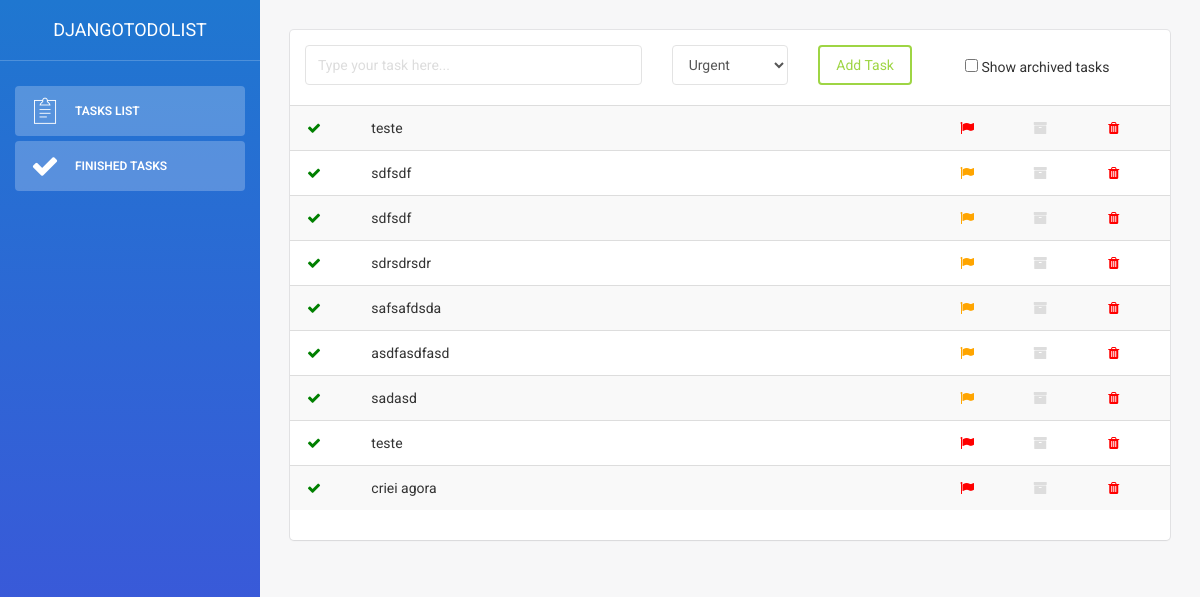
The page /?finished=True on the database its author committed.
### tasks/models.py (models this page shows, shortened)
class BaseModel(models.Model):
    date_created = models.DateTimeField(auto_now_add=True, null=True)
    last_updated = models.DateTimeField(auto_now=True, null=True)
    class Meta:
        abstract = True

class Tasks(BaseModel):
    URGENT = 1
    MEDIUM = 2
    LIGHT = 3
    LABEL_CHOICES = (
        (URGENT, 'Urgent'),
        (MEDIUM, 'Medium'),
        (LIGHT, 'Light'),
    )
    title = models.CharField(max_length=255)
    completed = models.BooleanField(default=False)
    description = models.TextField(null=True, blank=True)
    deadline_date = models.DateField(null=True, blank=True)
    order_priority = models.PositiveIntegerField(
        default=None, null=True, blank=True)
    label = models.PositiveSmallIntegerField(
        default=MEDIUM, choices=LABEL_CHOICES)
    archived = models.BooleanField(default=False)

### tasks/views.py (the view)
# urls.py: url(r'^$', views.list_tasks, name='home'),
@csrf_exempt
def list_tasks(request):
    show_archived = request.GET.get('showArchived', False)
    finished_tasks = request.GET.get('finished', False)
    if show_archived:
        all_tasks = Tasks.objects.filter(
            completed=False).order_by('label')
    elif finished_tasks:
        all_tasks = Tasks.objects.filter(
            completed=True)
    else:
        all_tasks = Tasks.objects.filter(
            completed=False, archived=show_archived).order_by('label')
    data_to_render = {
        'tasks': all_tasks,
    }
    return render(
        request, 'tasks.html', data_to_render)

### templates/tasks.html (shortened to what this page needs)
<!doctype html>
<html lang="en">
<head>
    {% load static %}
    <link href="{% static "css/bootstrap.min.css" %}" rel="stylesheet" />
    <link href="{% static "css/animate.min.css" %}" rel="stylesheet"/>
    <link href="{% static "css/light-bootstrap-dashboard.css" %}" rel="stylesheet"/>
    <link href="http://maxcdn.bootstrapcdn.com/font-awesome/4.2.0/css/font-awesome.min.css" rel="stylesheet">
    <link href="{% static "css/pe-icon-7-stroke.css" %}" rel="stylesheet" />
</head>
<body>
<div class="wrapper">
    <div class="sidebar" data-color="blue">
    	<div class="sidebar-wrapper">
            <div class="logo">
                <a href="http://www.github.com/lucasvieiramay" class="simple-text" target="_blank">
                    DjangoTodoList
                </a>
            </div>
            <ul class="nav">
                <li class="active">
                    <a href="/">
                        <i class="pe-7s-note2"></i>
                        <p>Tasks List</p>
                    </a>
                    <a href="/?finished=True">
                        <i class="fa fa-check"></i>
                        <p>Finished Tasks</p>
                    </a>
                </li>
            </ul>
    	</div>
    </div>
    <div class="main-panel">
        <div class="content">
            <div class="container-fluid">
                <div class="row">
                    <div class="col-md-12">
                        {% block content %}
                        <div class="card">
                            <div class="content table-responsive table-full-width">
                                <table class="table table-hover table-striped">
                                    <form method="POST" action="/create/" onsubmit="return validTask()">
                                        <thead>
                                            <tr>
                                                <div class="col-md-5">
                                                    <input class="form-control" maxlength="255" type="text" name="title" id="title" placeholder="Type your task here...">
                                                </div>
                                                <div class="col-md-2">
                                                    <select id="" name="label" id="label" class="form-control">
                                                        <option value="1"> Urgent </option>
                                                    </select>
                                                </div>
                                                <div class="col-md-2">
                                                    <button class="btn btn-success" type="submit">Add Task</button>
                                                </div>
                                                <div class="col-md-3" style="margin-top:10px;">
                                                    <input
                                                        onclick="showArchivedTasks()"
                                                        type="checkbox"
                                                        name="show_archived"
                                                        id="show_archived">
                                                            Show archived tasks
                                                </div>
                                            </tr>
                                            <br/>
                                            <br/>
                                            <br/>
                                        </thead>
                                    </form>
                                    <tbody>
                                        {% if tasks %}
                                            {% for task in tasks %}
                                                <tr class="segmentListItem" draggable="true">
                                                    <td class="col-md-1" onclick="completeTask({{task.pk}})" data-toggle="tooltip" title="Mark as Done">
                                                        <div style="cursor:pointer;">
                                                            <i style="color: green;" class="fa fa-check" aria-hidden="true"></i>
                                                        </div>
                                                    </td>
                                                        <td onclick="openModal(
                                                                {{task.id}}, '{{task.title}}'
                                                            )"
                                                            class="col-md-8"
                                                            data-toggle="tooltip"
                                                            title="Title">
                                                            <div style="cursor:pointer;">
                                                                {{task.title}}
                                                            </div>
                                                        </td>
                                                    {% if task.label == 1 %}
                                                        <td class="col-md-1" data-toggle="tooltip" title="Priority">
                                                            <i style="color: red;" class="fa fa-flag" aria-hidden="true"></i>
                                                        </td>
                                                    {% elif task.label == 2 %}
                                                        <td class="col-md-1" data-toggle="tooltip" title="Priority">
                                                            <i style="color: orange;" class="fa fa-flag" aria-hidden="true"></i>
                                                        </td>
                                                    {% else %}
                                                        <td class="col-md-1" data-toggle="tooltip" title="Priority">
                                                            <i style="color: green;" class="fa fa-flag" aria-hidden="true"></i>
                                                        </td>
                                                    {% endif %}
                                                    <td class="col-md-1" onclick="archiveTask({{task.pk}})" data-toggle="tooltip" title="Archive">
                                                        <div style="cursor:pointer;">
                                                            {% if task.archived %}
                                                                <i style="color: orange;" class="fa fa-archive" aria-hidden="true"></i>
                                                            {% else %}
                                                                <i style="color: #dddddd;" class="fa fa-archive" aria-hidden="true"></i>
                                                            {% endif %}
                                                        </div>
                                                    </td>
                                                    <td class="col-md-1" onclick="deleteTask({{task.pk}})" data-toggle="tooltip" title="Delete">
                                                        <div style="cursor:pointer;">
                                                            <i style="color: red;" class="fa fa-trash" aria-hidden="true"></i>
                                                        </div>
                                                    </td>
                                                </tr>
                                            {% endfor %}
                                        {% endif %}
                                    </tbody>
                                </table>
                            </div>
                        </div>
                        {% endblock %}
                    </div>
                </div>
            </div>
        </div>
    </div>
</div>
</body>
</html>

### rows shown on the page
Tasks: title "teste", label 1 (drawn), archived False (drawn)
Tasks: title "sdfsdf", label 2 (drawn), archived False (drawn)
Tasks: title "sdfsdf", label 2 (drawn), archived False (drawn)
Tasks: title "sdrsdrsdr", label 2 (drawn), archived False (drawn)
Tasks: title "safsafdsda", label 2 (drawn), archived False (drawn)
Tasks: title "asdfasdfasd", label 2 (drawn), archived False (drawn)
Tasks: title "sadasd", label 2 (drawn), archived False (drawn)
Tasks: title "teste", label 1 (drawn), archived False (drawn)
Tasks: title "criei agora", label 1 (drawn), archived False (drawn)
